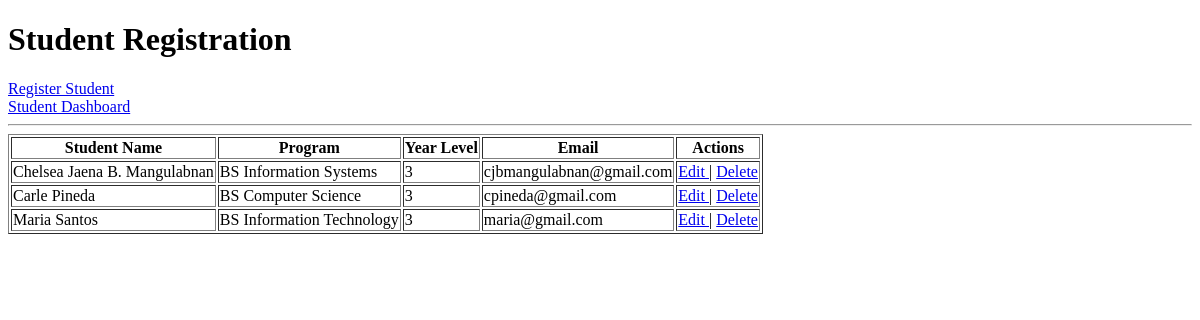
Page /registration/ on the earlier database version.
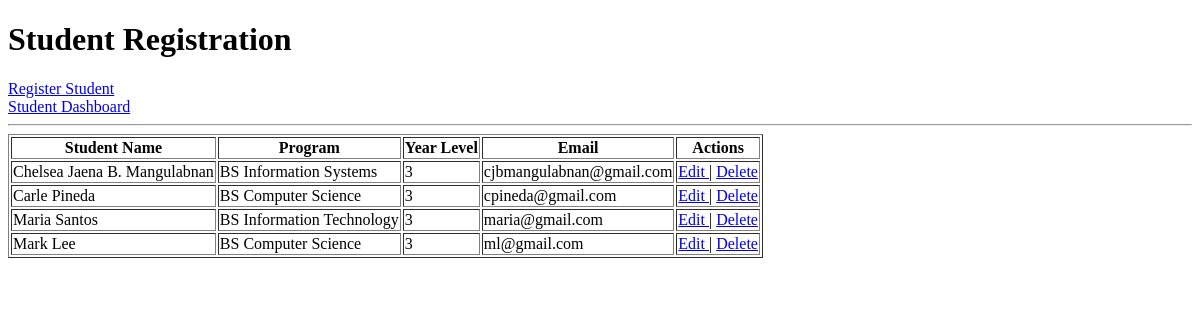
Same page on the later database version.
### registration/models.py (models this page shows, shortened)
class Student(models.Model):
    student_name = models.CharField(max_length=100)
    program = models.CharField(max_length=100)
    year_level = models.IntegerField()
    email = models.EmailField()

### registration/views.py (the view)
def student_list(request):
    students = Student.objects.all()
    return render(
        request,
        'registration/student_list.html',
        {'students': students}
    )

### registration/templates/registration/student_list.html (shortened to what this page needs)
<!DOCTYPE html>
<html>
<head>
</head>
<body>
    <h1>Student Registration</h1>
    <a href="{% url 'student_create' %}">
        Register Student
    </a>
    <br>
    <a href="{% url 'student_dashboard' %}">
        Student Dashboard
    </a>
    <hr>
    {% if students %}
        <table border="1">
            <tr>
                <th>Student Name</th>
                <th>Program</th>
                <th>Year Level</th>
                <th>Email</th>
                <th>Actions</th>
            </tr>
            {% for student in students %}
            <tr>
                <td>{{ student.student_name }}</td>
                <td>{{ student.program }}</td>
                <td>{{ student.year_level }}</td>
                <td>{{ student.email }}</td>
                <td>
                    <a href="{% url 'student_update' student.pk %}">
                        Edit
                    </a>
                    |
                    <a href="{% url 'student_delete' student.pk %}">
                        Delete
                    </a>
                </td>
            </tr>
            {% endfor %}
        </table>
    {% else %}
        <p>No students registered yet.</p>
    {% endif %}
</body>
</html>

Differences in the rows shown:
added Student: student_name "Mark Lee", program "BS Computer Science", year_level "3", email "ml@gmail.com"
